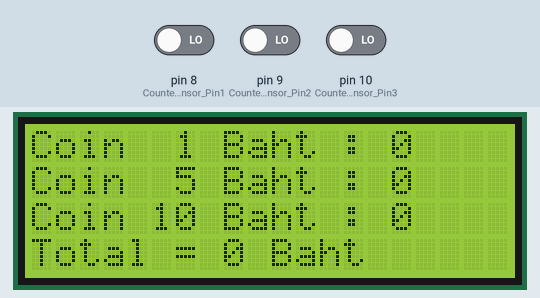
Recording of a sketch running on a simulated Arduino Uno, built with avr-gcc and run on an emulated ATmega328P. On the bench: 20×4 character LCD. Inputs (shaded band) come from the test bench; at power-on: pin 8 (CounterSensor_Pin1) LOW, pin 9 (CounterSensor_Pin2) LOW, pin 10 (CounterSensor_Pin3) LOW.

Above: at 7.8 s.
7.9 s: pin 8 (CounterSensor_Pin1) driven HIGH
At 8.44 s:
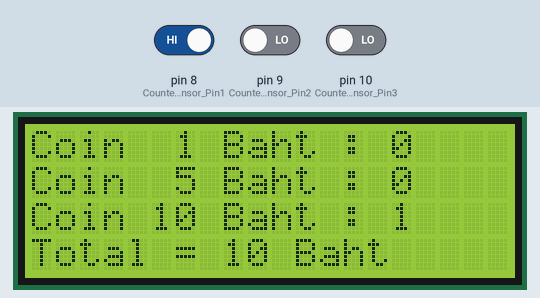
10.1 s: pin 9 (CounterSensor_Pin2) driven HIGH
At 11.33 s:
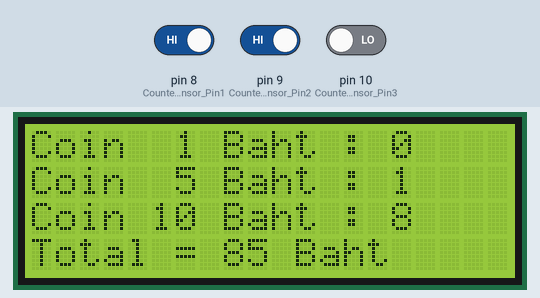
13.0 s: pin 10 (CounterSensor_Pin3) driven HIGH
At 14.59 s:
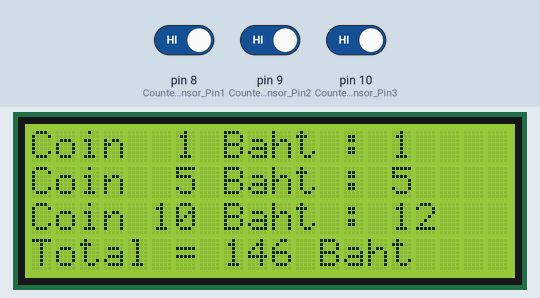
15.8 s: pin 8 (CounterSensor_Pin1) driven LOW
At 17.5 s:
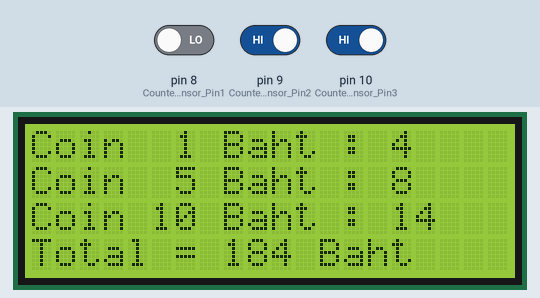
18.4 s: pin 9 (CounterSensor_Pin2) driven LOW
At 19.29 s:
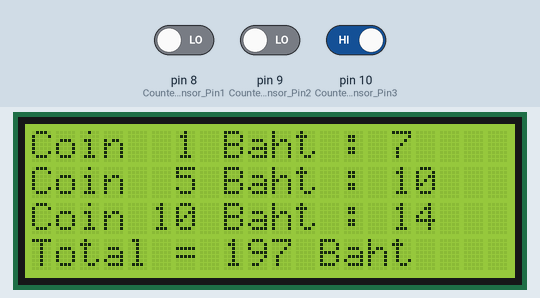
20.5 s: pin 8 (CounterSensor_Pin1) driven HIGH
At 21.51 s:
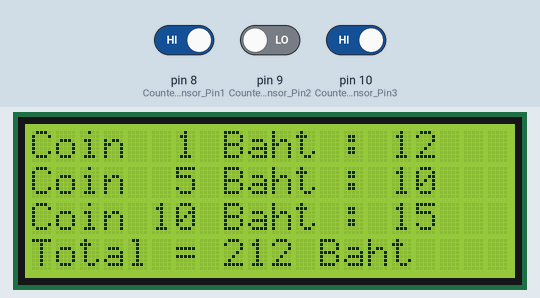

The sketch:

count.ino
```cpp
/*  Computer Programming Project
    Project : Coin Counting Machine
    Team : Space X
    Code Language : C
*/

#include <Wire.h>              //include library ของจอ LCD
#include <LiquidCrystal_I2C.h> //include library ของจอ LCD

LiquidCrystal_I2C lcd(0x27, 2, 1, 0, 4, 5, 6, 7, 3, POSITIVE); //address ของจอ LCD

int total = 0, Count1 = 0, Count2 = 0, Count3 = 0; //ตัวแปรเอาไว้ใช้นับจำนวนเหรียญ

int CounterSensor_Pin1 = 8;  //สร้างตัวแปรชื่อ CounterSensor_Pin1, 2, 3 ชนิด int เพื่อเก็บตำแหน่งขอขาที่รับข้อมูลจาก Counter Sensor
int CounterSensor_Pin2 = 9;
int CounterSensor_Pin3 = 10;

void setup() {
  lcd.begin(20,4); // กำหนดขนาดจอ LCD มี 4 บรรทัด บรรทัดละ 20 ตัวอักษร

  lcd.setCursor(6,0);
  lcd.print("WELCOME");
  lcd.setCursor(0,1);
  lcd.print("CoinCountingMachine!");
  lcd.setCursor(5,2);
  lcd.print("LOADING...");
  lcd.setCursor(0,3);

  for(int i = 0; i < 20; i++) { //แสดงผลจอ LCD ให้เหมือนโหลดโปรแกรมก่อนเข้าหน้าจอนับเหรียญ
    lcd.print("#");
    delay(300);
  }

  lcd.clear();

  pinMode(CounterSensor_Pin1, INPUT);  //กำหนดโหมดของขาให้กับ CounterSensor_Pin1, 2, 3 ว่าเป็น INPUT
  pinMode(CounterSensor_Pin2, INPUT);
  pinMode(CounterSensor_Pin3, INPUT);

  delay(500);
  lcd.setCursor(0,0);
  lcd.print("Coin  1 Baht : ");
  lcd.print(Count1);

  lcd.setCursor(0,1);
  lcd.print("Coin  5 Baht : ");
  lcd.print(Count2);

  lcd.setCursor(0,2);
  lcd.print("Coin 10 Baht : ");
  lcd.print(Count3);

  lcd.setCursor(0,3);
  lcd.print("Total = ");
  lcd.print(total);
  lcd.print(" Baht");
}

void loop() {
  int sensor_Value1 = digitalRead(CounterSensor_Pin1);  //สร้างตัวแปรชื่อ sensor_Value1, 2, 3 ชนิด int ให้เก็บค่าดิจิตอลที่รับได้จาก CounterSensor_Pin1, 2, 3
  int sensor_Value2 = digitalRead(CounterSensor_Pin2);
  int sensor_Value3 = digitalRead(CounterSensor_Pin3);

  if (sensor_Value1 == HIGH) {  //ถ้าหหากค่าใน sensor_Va มีค่าเท่ากับ HIG
    Count3 ++;  //ให้เพิ่มค่าใน Count3 ขึ้น 1 ค่า หรือ Count3 = Count3 + 1
    total += 10; // ตัวแปร total บวกค่าเพิ่ม 10 ค่า หรือ total = taotal + 10
    delay(300);

    lcd.setCursor(0,0);
    lcd.print("Coin  1 Baht : ");
    lcd.print(Count1);

    lcd.setCursor(0,1);
    lcd.print("Coin  5 Baht : ");
    lcd.print(Count2);

    lcd.setCursor(0,2);
    lcd.print("Coin 10 Baht : ");
    lcd.print(Count3);

    lcd.setCursor(0,3);
    lcd.print("Total = ");
    lcd.print(total);
    lcd.print(" Baht");
  }

  if (sensor_Value2 == HIGH) {  //ถ้าหหากค่าใน sensor_Va มีค่าเท่ากับ HIG
    Count2 ++;  //ให้เพิ่มค่าใน Coun2 ขึ้น 1 ค่า หรือ Count2 = Count2 + 1
    total += 5; //ตัวแปร total บวกค่าเพิ่ม 5 ค่า หรือ total = taotal + 5
    delay(300);

    lcd.setCursor(0,0);
    lcd.print("Coin  1 Baht : ");
    lcd.print(Count1);

    lcd.setCursor(0,1);
    lcd.print("Coin  5 Baht : ");
    lcd.print(Count2);

    lcd.setCursor(0,2);
    lcd.print("Coin 10 Baht : ");
    lcd.print(Count3);

    lcd.setCursor(0,3);
    lcd.print("Total = ");
    lcd.print(total);
    lcd.print(" Baht");
  }

  if (sensor_Value3 == HIGH) {  //ถ้าหหากค่าใน sensor_Va มีค่าเท่ากับ HIG
    Count1 ++;  //ให้เพิ่มค่าใน Count1 ขึ้น 1 ค่า หรือ Count1 = Count1 + 1
    total += 1; //ตัวแปร total บวกค่าเพิ่ม 1 ค่า หรือ total = taotal + 1
    delay(300);

    lcd.setCursor(0,0);
    lcd.print("Coin  1 Baht : ");
    lcd.print(Count1);

    lcd.setCursor(0,1);
    lcd.print("Coin  5 Baht : ");
    lcd.print(Count2);

    lcd.setCursor(0,2);
    lcd.print("Coin 10 Baht : ");
    lcd.print(Count3);

    lcd.setCursor(0,3);
    lcd.print("Total = ");
    lcd.print(total);
    lcd.print(" Baht");
  }
}
```

Measured:
- after the input at 7.9 s, the display: changes after 0.36 s (image 1)
